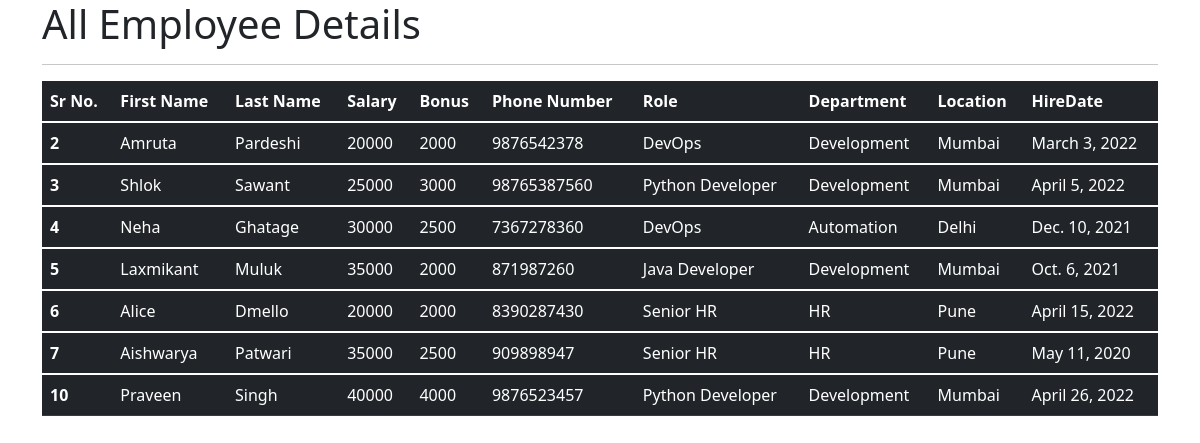
The app's page /all_emp with its own data.
### emp_app/models.py (models this page shows, shortened)
class Employee(models.Model):
    first_name = models.CharField(max_length=100, null=False)
    last_name = models.CharField(max_length=100)
    dept = models.ForeignKey(Department, on_delete=models.CASCADE)
    salary = models.IntegerField(default=0)
    bonus = models.IntegerField(default=0)
    role = models.ForeignKey(Role, on_delete=models.CASCADE)
    phone = models.IntegerField(default=0)
    hire_date = models.DateField()
    def __str__(self):
        return "%s %s %s" %(self.first_name, self.last_name, self.phone)

class Role(models.Model):
    name = models.CharField(max_length=100, null=False)

class Department(models.Model):
    name = models.CharField(max_length=100, null=False)
    location = models.CharField(max_length=100)

### emp_app/views.py (the view)
# urls.py: path('all_emp', views.all_emp, name = 'all_emp'),
def all_emp(request):
    emps = Employee.objects.all()
    context = {
        'emps' : emps
    }
    print(context)
    return render(request, 'view_all_emp.html',context)

### emp_app/templates/view_all_emp.html (shortened to what this page needs)
<!doctype html>
<html lang="en">
  <head>
    <link href="https://cdn.jsdelivr.net/npm/bootstrap@5.1.3/dist/css/bootstrap.min.css" rel="stylesheet">
  </head>
  <body>
    <div class="container">
        <h1>All Employee Details</h1>
        <hr>
        <table class="table table-dark table-hover">
            <thead>
              <tr>
                <th scope="col">Sr No.</th>
                <th scope="col">First Name</th>
                <th scope="col">Last Name</th>
                <th scope="col">Salary</th>
                <th scope="col">Bonus</th>
                <th scope="col">Phone Number</th>
                <th scope="col">Role</th>
                <th scope="col">Department</th>
                <th scope="col">Location</th>
                <th scope="col">HireDate</th>
              </tr>
            </thead>
                   {% for emp in emps %}
            <tbody>
              <tr>
                <th scope="row">{{emp.id}}</th>
                <td>{{emp.first_name}}</td>
                <td>{{emp.last_name}}</td>
                <td>{{emp.salary}}</td>
                <td>{{emp.bonus}}</td>
                <td>{{emp.phone}}</td>
                <td>{{emp.role.name}}</td>
                <td>{{emp.dept.name}}</td>
                <td>{{emp.dept.location}}</td>
                <td>{{emp.hire_date}}</td>
              </tr>
            </tbody>
                    {% endfor %}
        </table>
    </div>
  </body>
</html>

### records on screen
Employee: id "2", first_name "Amruta", last_name "Pardeshi", salary "20000", bonus "2000", phone "9876542378", role.name "DevOps", dept.name "Development", dept.location "Mumbai", hire_date "March 3, 2022"
Employee: id "3", first_name "Shlok", last_name "Sawant", salary "25000", bonus "3000", phone "98765387560", role.name "Python Developer", dept.name "Development", dept.location "Mumbai", hire_date "April 5, 2022"
Employee: id "4", first_name "Neha", last_name "Ghatage", salary "30000", bonus "2500", phone "7367278360", role.name "DevOps", dept.name "Automation", dept.location "Delhi", hire_date "Dec. 10, 2021"
Employee: id "5", first_name "Laxmikant", last_name "Muluk", salary "35000", bonus "2000", phone "871987260", role.name "Java Developer", dept.name "Development", dept.location "Mumbai", hire_date "Oct. 6, 2021"
Employee: id "6", first_name "Alice", last_name "Dmello", salary "20000", bonus "2000", phone "8390287430", role.name "Senior HR", dept.name "HR", dept.location "Pune", hire_date "April 15, 2022"
Employee: id "7", first_name "Aishwarya", last_name "Patwari", salary "35000", bonus "2500", phone "909898947", role.name "Senior HR", dept.name "HR", dept.location "Pune", hire_date "May 11, 2020"
Employee: id "10", first_name "Praveen", last_name "Singh", salary "40000", bonus "4000", phone "9876523457", role.name "Python Developer", dept.name "Development", dept.location "Mumbai", hire_date "April 26, 2022"
